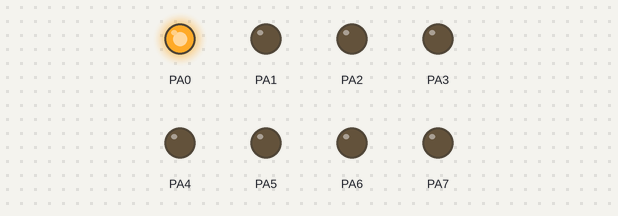
Recording of a program running on a simulated ATmega32, CodeVisionAVR source translated, built with avr-gcc and emulated at 1 MHz. Shown: output pins drawn as LEDs (lit = HIGH).

Above: at 0.2 s.
At 1.2 s:
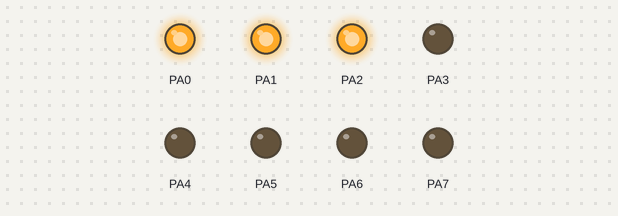
At 2.2 s:
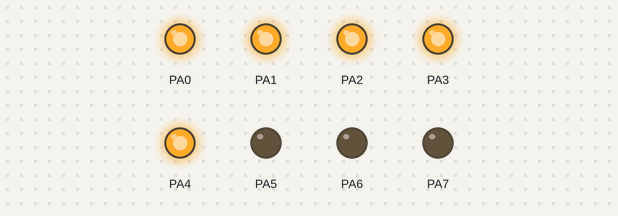
At 4.7 s:
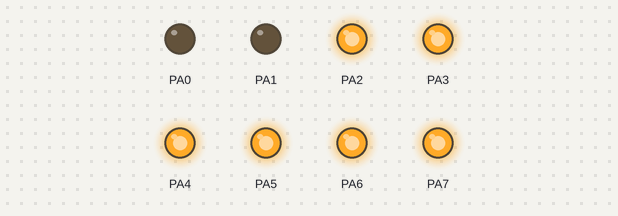
At 9.4 s:
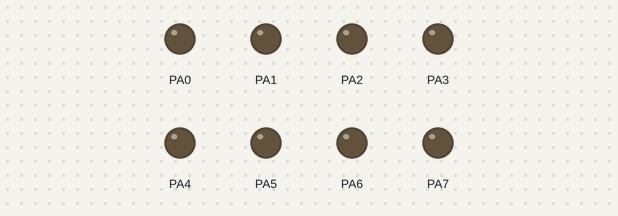
At 14.2 s:
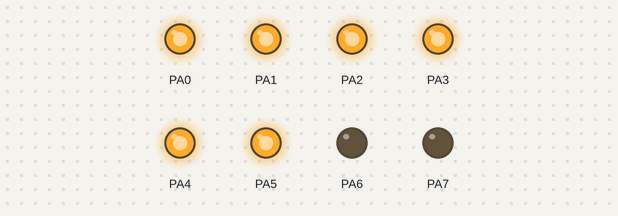
Timing chart, 0 to 14.9 s (numbered marks = the images above):
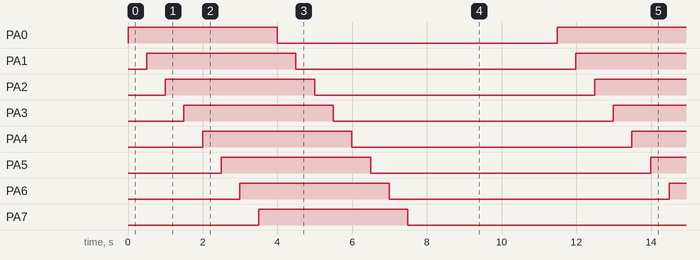

The program:

main.c
```c
/*
 * main.c
 *
 * Created: 12/31/2022 9:01:43 PM
 * Author: moham
 */

#include <mega32.h>
#include <delay.h>
int i,y=0;
void main(void)
{
DDRA=0xff;
while (1)
    {
    // Please write your application code here
    for(i=1;i<=128;i*=2){
    y = y+i;
    PORTA=y;
    delay_ms(500);
    }
    //TODO: return led is not coorect
    for(i=1;i>=1;i*=2){
    y = y - i;
    PORTA=y;
    delay_ms(500);
    }
    y = 0;
    }
}
```

Measured:
- by itself, PA0–7: alternates HIGH for 4.0 s and LOW for 7.5 s
- by itself, everything shown: repeats every 11.5 s, in 16 steps
